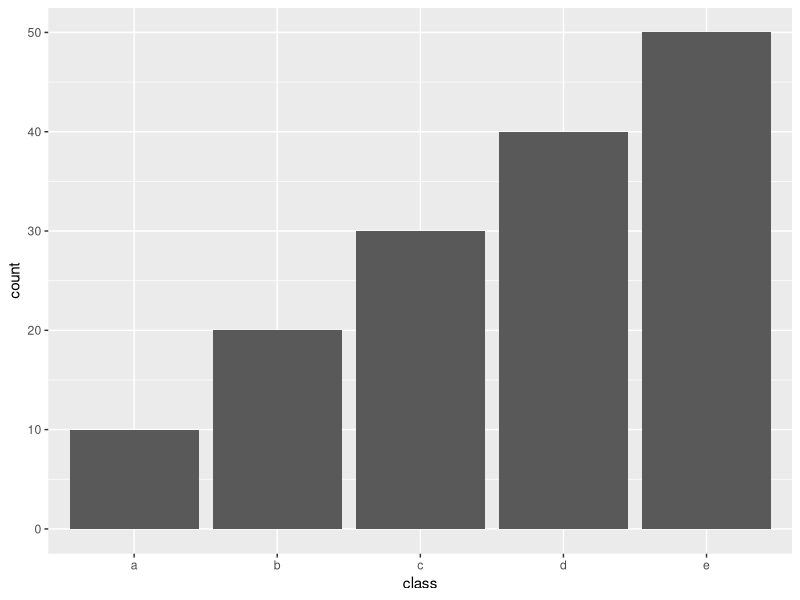
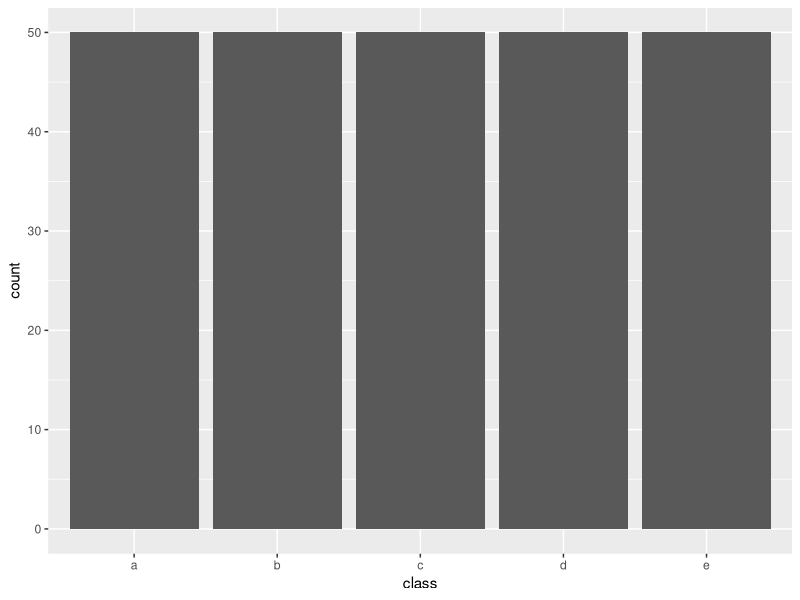
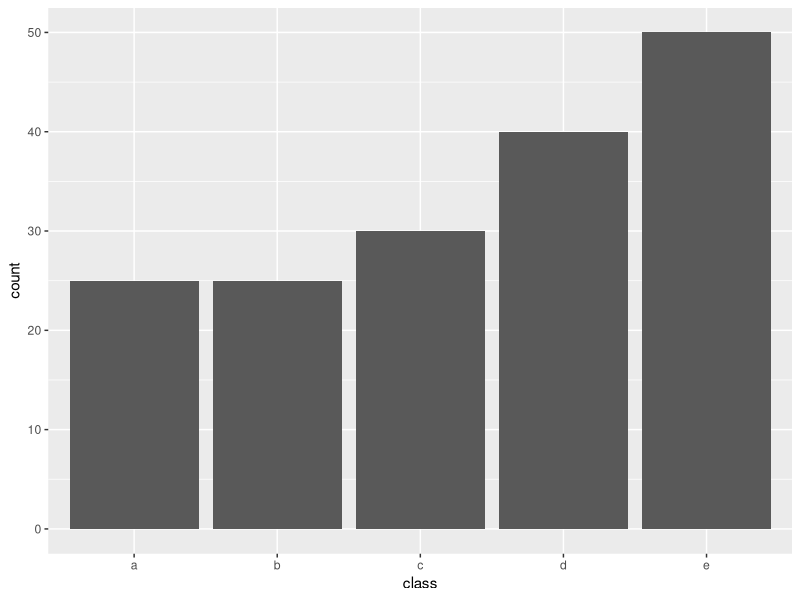
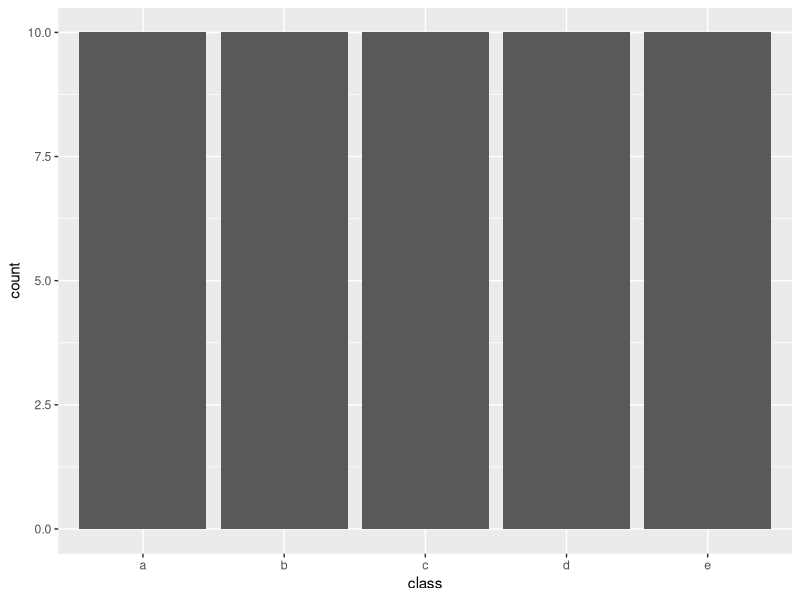
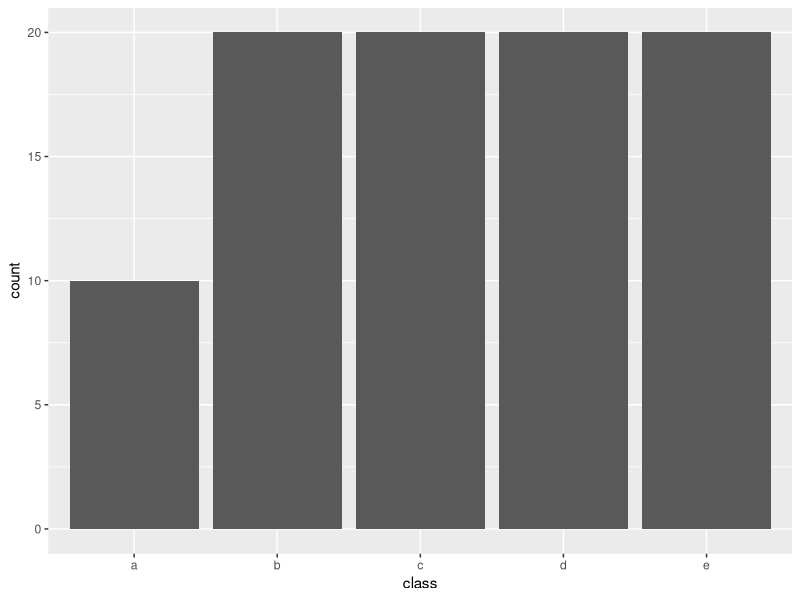

Here is the R script that generated these plots, in order:
## ---- chunk 1
#| include: false
knitr::opts_chunk$set(
  collapse = TRUE,
  comment = "#>",
  fig.path = "man/figures/README-",
  out.width = "100%"
)
## ---- chunk 2
#| label: example
#| message: false
library(recipes)
library(modeldata)
library(themis)

data("credit_data", package = "modeldata")

credit_data0 <- credit_data |>
  filter(!is.na(Job))

count(credit_data0, Job)

ds_rec <- recipe(Job ~ Time + Age + Expenses, data = credit_data0) |>
  step_impute_mean(all_predictors()) |>
  step_smote(Job, over_ratio = 0.25) |>
  prep()

ds_rec |>
  bake(new_data = NULL) |>
  count(Job)
## ---- chunk 3
#| fig-alt: "Bar chart with 5 columns. class on the x-axis and count on the y-axis. Class a has height 10, b has 20, c has 30, d has 40, and e has 50."
example_data <- data.frame(class = letters[rep(1:5, 1:5 * 10)],
                           x = rnorm(150))

library(ggplot2)

example_data |>
  ggplot(aes(class)) +
  geom_bar()
## ---- chunk 4
#| fig-alt: "Bar chart with 5 columns. class on the x-axis and count on the y-axis. class a, b, c, d, and e all have a height of 50."
recipe(~., example_data) |>
  step_upsample(class, over_ratio = 1) |>
  prep() |>
  bake(new_data = NULL) |>
  ggplot(aes(class)) +
  geom_bar()
## ---- chunk 5
#| fig-alt: "Bar chart with 5 columns. class on the x-axis and count on the y-axis. Class a has height 25, b has 25, c has 30, d has 40, and e has 50."
recipe(~., example_data) |>
  step_upsample(class, over_ratio = 0.5) |>
  prep() |>
  bake(new_data = NULL) |>
  ggplot(aes(class)) +
  geom_bar()
## ---- chunk 6
#| fig-alt: "Bar chart with 5 columns. class on the x-axis and count on the y-axis. Class a, b, c, d, and e all have a height of 10."
recipe(~., example_data) |>
  step_downsample(class, under_ratio = 1) |>
  prep() |>
  bake(new_data = NULL) |>
  ggplot(aes(class)) +
  geom_bar()
## ---- chunk 7
#| fig-alt: "Bar chart with 5 columns. class on the x-axis and count on the y-axis. Class a has height 10, b, c, d, and e have ha height of 20."
recipe(~., example_data) |>
  step_downsample(class, under_ratio = 2) |>
  prep() |>
  bake(new_data = NULL) |>
  ggplot(aes(class)) +
  geom_bar()
